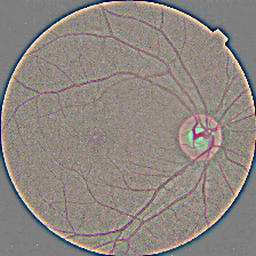
#> input picture data/raw/Healthy/Healthy_101.png, 256 x 256 px
$ python -i augment.py   (imports and definitions only)
#> lines starting #> are read from the running program, lines starting #| are printed output that depends on the picture
#> further down, picture is the input picture: shape (256, 256, 3); mean B, G, R 129.6, 134.7, 142
"""Train-time data augmentation (never apply to val/test)."""

from __future__ import annotations

import cv2
import numpy as np


def augment_image(rgb: np.ndarray, rng: np.random.Generator | None = None) -> np.ndarray:
    """Lightweight geometric + photometric aug on uint8 RGB."""
    rng = rng or np.random.default_rng()
    img = rgb.copy()

    if rng.random() < 0.5:
        img = cv2.flip(img, 1)
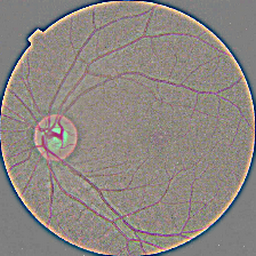
#> img: shape (256, 256, 3); mean B, G, R 129.6, 134.7, 142

    angle = float(rng.uniform(-15, 15))
    h, w = img.shape[:2]
#> h = 256; w = 256
    m = cv2.getRotationMatrix2D((w / 2, h / 2), angle, 1.0)
    img = cv2.warpAffine(img, m, (w, h), borderMode=cv2.BORDER_REFLECT_101)
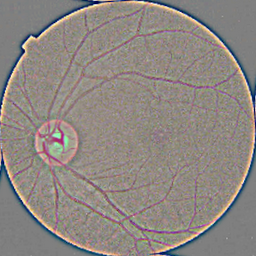
#> img: shape (256, 256, 3); mean B, G, R 129.7, 134.8, 142.1

    # zoom via crop/resize
    zoom = float(rng.uniform(0.9, 1.1))
    nh, nw = int(h / zoom), int(w / zoom)
#> nh = 258; nw = 258
    y0 = max((h - nh) // 2, 0)
#> y0 = 0
    x0 = max((w - nw) // 2, 0)
#> x0 = 0
    crop = img[y0 : y0 + nh, x0 : x0 + nw]
    img = cv2.resize(crop, (w, h), interpolation=cv2.INTER_LINEAR)

    # brightness / contrast
    alpha = float(rng.uniform(0.85, 1.15))  # contrast
    beta = float(rng.uniform(-20, 20))  # brightness
    img = np.clip(img.astype(np.float32) * alpha + beta, 0, 255).astype(np.uint8)
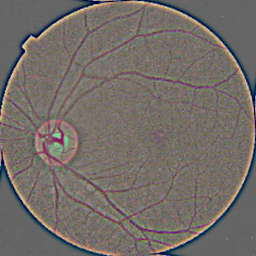
#> img: shape (256, 256, 3); mean B, G, R 103.9, 108.8, 115.7

    # small translation
    tx = int(rng.uniform(-0.05, 0.05) * w)
#> tx = 4
    ty = int(rng.uniform(-0.05, 0.05) * h)
#> ty = 0
    m2 = np.float32([[1, 0, tx], [0, 1, ty]])
#> m2 = [[1, 0, 4], [0, 1, 0]]
    img = cv2.warpAffine(img, m2, (w, h), borderMode=cv2.BORDER_REFLECT_101)
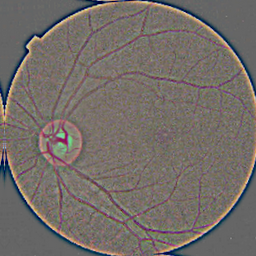
#> img: shape (256, 256, 3); mean B, G, R 103.9, 108.9, 115.8
    return img

>>> import cv2
>>> picture = cv2.imread('../../data/raw/Healthy/Healthy_101.png')
>>> result = augment_image(picture)

$ run again, on data/raw/Healthy/Healthy_107.png
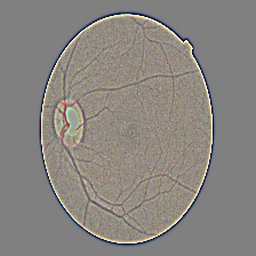
#> input picture data/raw/Healthy/Healthy_107.png, 256 x 256 px
#> picture is the input picture: shape (256, 256, 3); mean B, G, R 128.4, 133.4, 137
#> in augment_image, `crop = img[y0 : y0 + nh, x0 : x0 + nw]`:
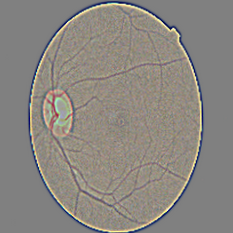
#> crop: shape (233, 233, 3); mean B, G, R 128.6, 134.6, 139
#> in augment_image, `img = cv2.warpAffine(img, m2, (w, h), borderMode=cv2.BORDER_REFLECT_101)`:
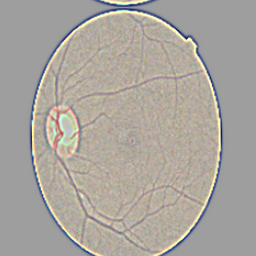
#> img: shape (256, 256, 3); mean B, G, R 158.5, 165.3, 170.1

$ run again, on data/raw/Healthy/Healthy_122.png
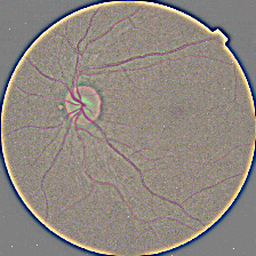
#> input picture data/raw/Healthy/Healthy_122.png, 256 x 256 px
#> picture is the input picture: shape (256, 256, 3); mean B, G, R 128.8, 136, 143.8
#> in augment_image, `img = cv2.warpAffine(img, m, (w, h), borderMode=cv2.BORDER_REFLECT_101)`:
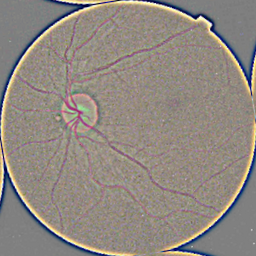
#> img: shape (256, 256, 3); mean B, G, R 129, 136.4, 144.3
#> in augment_image, `img = cv2.warpAffine(img, m2, (w, h), borderMode=cv2.BORDER_REFLECT_101)`:
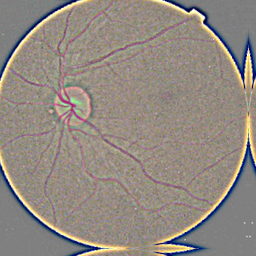
#> img: shape (256, 256, 3); mean B, G, R 129.2, 137.3, 145.9

$ run again, on data/raw/Healthy/Healthy_124.png
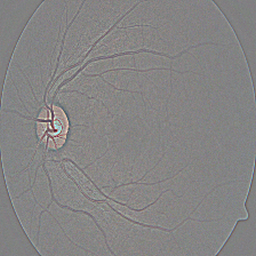
#> input picture data/raw/Healthy/Healthy_124.png, 256 x 256 px
#> picture is the input picture: shape (256, 256, 3); mean B, G, R 132.2, 132.4, 133.7
#> in augment_image, `crop = img[y0 : y0 + nh, x0 : x0 + nw]`:
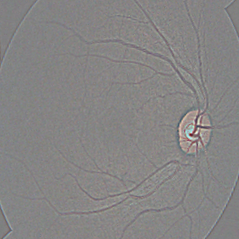
#> crop: shape (239, 239, 3); mean B, G, R 132.4, 132.7, 134.2
#> in augment_image, `img = cv2.warpAffine(img, m2, (w, h), borderMode=cv2.BORDER_REFLECT_101)`:
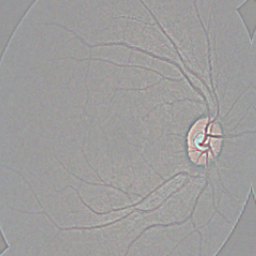
#> img: shape (256, 256, 3); mean B, G, R 156.3, 156.6, 158.2
